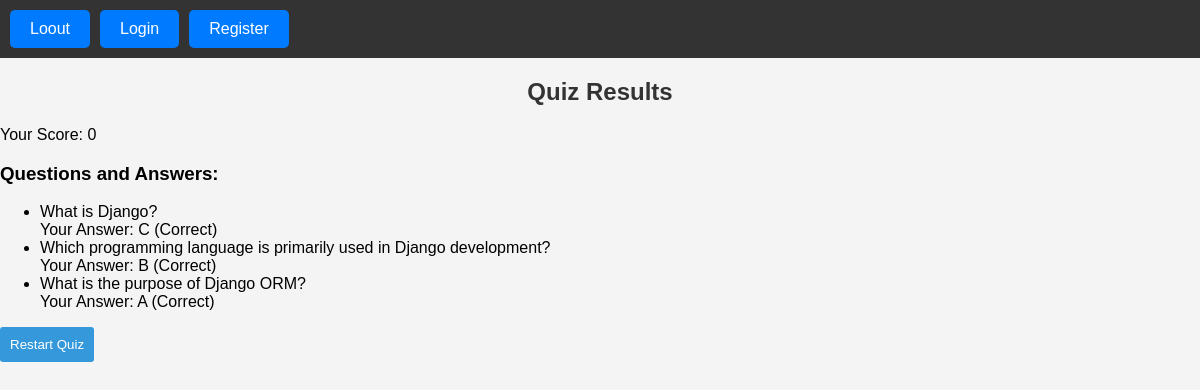
/quiz/results/ (signed in), run on the app's committed database.
### quiz/models.py (models this page shows, shortened)
class UserResponse(models.Model):
    question = models.ForeignKey(QuizQuestion, on_delete=models.CASCADE)
    user = models.ForeignKey(User, on_delete=models.CASCADE)
    selected_option = models.CharField(max_length=1, choices=[('A', 'A'), ('B', 'B'), ('C', 'C'), ('D', 'D')])
    quiz_session = models.ForeignKey(QuizSession, on_delete=models.CASCADE)

class QuizQuestion(models.Model):
    question_text = models.CharField(max_length=255)
    option_a = models.CharField(max_length=100)
    option_b = models.CharField(max_length=100)
    option_c = models.CharField(max_length=100)
    option_d = models.CharField(max_length=100)
    correct_option = models.CharField(max_length=1, choices=[('A', 'A'), ('B', 'B'), ('C', 'C'),('D', 'D')])

### quiz/views.py (the view)
# urls.py: path('quiz/results/', QuizResultsView.as_view(), name='quiz_results'),
class QuizResultsView(View):
    template_name = 'quiz/quiz_result.html'
    def get(self, request, *args, **kwargs):
        quiz_session = QuizSession.objects.filter(user=request.user).first()
        if not quiz_session:
            messages.error(request, 'No quiz session found. Please take the quiz first.')
            return redirect('quiz_page')
        user_responses = UserResponse.objects.filter(user=request.user, quiz_session=quiz_session)
        questions = QuizQuestion.objects.all()
        score = request.session.get('quiz_score', 0)
        context = {
            'questions': questions,
            'user_responses': user_responses,
            'score': score,
        }
        return render(request, self.template_name, context)

### templates/quiz/quiz_result.html (shortened to what this page needs)
{% extends 'base.html' %}
{% block content %}
  <h2>Quiz Results</h2>
  <p>Your Score: {{ score }}</p>
  <h3>Questions and Answers:</h3>
  <ul>
    {% for response in user_responses %}
      <li>
        {{ response.question.question_text }}
        <br>
        Your Answer: {{ response.selected_option }}
        {% if response.selected_option == response.question.correct_option %}
          (Correct)
        {% else %}
          (Incorrect, Correct Answer: {{ response.question.correct_option }})
        {% endif %}
      </li>
    {% endfor %}
  </ul>
  <button onclick="restartQuiz()">Restart Quiz</button>
{% endblock %}

### templates/base.html (shortened to what this page needs)
{% load static %}
<!DOCTYPE html>
<html lang="en">
<head>
    <link rel="stylesheet" href="{% static 'authentication/styles.css' %}?v=1.0">
</head>
<body>
    <header>
    <nav>
        <ul class="navbar-list">
            {% if user.is_authenticated %}
                <li><a href="{% url 'user_login' %}" class="login-button">Loout</a></li>
                <li><a href="{% url 'user_login' %}" class="login-button">Login</a></li>
                <li><a href="{% url 'register' %}" class="register-button">Register</a></li>
            {% endif %}
        </ul>
    </nav>
</header>
    <main class="{% block container_class %}{% endblock %}">
        {% block content %}{% endblock %}
    </main>
</body>
</html>

### static/authentication/styles.css (style rules this page uses)
body { font-family: Arial, sans-serif; margin: 0; padding: 0; background-color: #f4f4f4; }
h2 { text-align: center; color: #333; }
button { background-color: #3498db; color: #fff; padding: 10px; border: none; border-radius: 3px; cursor: pointer; }
nav { background-color: #333; padding: 10px; }
.navbar-list { list-style: none; margin: 0; padding: 0; display: flex; }
.logout-button, .login-button, .register-button { display: inline-block; padding: 10px 20px; margin-right: 10px; text-decoration: none; color: #fff; background-color: #007bff; border: none; border-radius: 5px; cursor: pointer; }

### data on the page
UserResponse: question.question_text "What is Django?", selected_option "C", shows "(Correct)"
UserResponse: question.question_text "Which programming language is primarily used in Django development?", selected_option "B", shows "(Correct)"
UserResponse: question.question_text "What is the purpose of Django ORM?", selected_option "A", shows "(Correct)"

### other printed values
{{ score }} "0"
